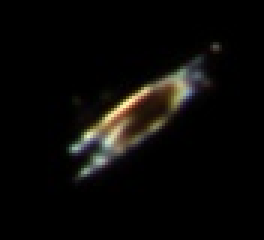
#> input picture data/zooplankton_0p5x/aphanizomenon/training_data/SPC-EAWAG-0P5X-1589551247876602-10296655081978-000379-007-2832-1792-88-80.jpeg, 88 x 80 px, found by its file name (shown 3 times larger); its folder holds 3 pictures in this run
$ python data_loader.py
#> lines starting #> are read from the running program, lines starting #| are printed output that depends on the picture
r"""
                                ★■╬▂▂▂▂▂◓□
                              ☆◕◓◊◊▇▅◕⬤▽■●⬤
                                   ▽■◑▅▆◑★■╬◒.
                                       ⬤▂▄◔▽▽▅◒◕★
                                         ⬤▄▄○◈◔◓◊○⬤▼
                                          .▲◈█▆▅▇██▇▂■
                                             ☆☆■◑█▇███○
                                         ★★★★.  □█▲○██▄
                                        ◒▇╬◑●◊■□▂▲★███◐
                                        ■○╬╬■▇▄□▂ ☆◊██△
                                          ★▆█▅█○▂ ▼◈█▇◑
                                           ▲█★██▂  ☆██▆
                                           ▼█◐◐█▂  ▲██▆
                                           ★█□☆▼▽  ▲██▄
                                           ★█◓     ▲██▄
                                           ▲█◒     ▽◈█▆◕★
                                          ◓▄○.      ▽▅██▲
                                         ☆◒▅   ▽□□□■.□▇█▇△.
                                         ◊○⬤   ⬤▅▄▄◊  □███▂△
                                         ◊◊▄           ◑███▄△
                                        ◓▇◒△           △▇███◒
                                        ◐█◒            ▽△◒██▂
                                        ◕█◒    ☆○◈◈◈     ◒██▂
                                        ◕█◒    ▲████★    ◒██▂
                                       △●○▼    ▲████★  . ◒██▅△
                                     ★□▂▅◕     ▲████★  . ◒███▆△▽
                                    ◓◈◊◕◑     ☆▲████▅◈   ◓█████▂◑★
                                   ◕◊▼  ◒      ▲█████▂   ◓▆██████◐☆
                                  ●▆▽△▄▇●      ▲████▇╬   □◊███████▂
                                  ▽█.◑██●     .▼███◈◑◒   △⬤███████⬤
                                   ▆☆◑██●      .▽▽▽       ■███▄███▼
                                   ◔●◐▲▄●          .      ■██▇▼╬▄◐★
                                      ▆█●                 ▲╬██▂☆.
                                      ▆█●              .  ▼▇██▄
                                  .☆□●▇●◕                 ▽▆██▇◊■☆.
                                 ▽◑○⬤▼╬○△                 .□████▆█◑▲.
                                ⬤◈★▽◔▅█╬▼                   ████▇███◐☆
                              .⬤●▽△○█▇██○▲                 ■████▂████◒▽
                              □▆.▼▂▅⬤╬██◕    ☆☆★★★★★☆★★.  .▂████◒◓████●
                             □◐▽☆◈○▲▂██◑●◓▼▲◓██████████╬◒◊███████◈□███▇◔
                             ⬤●□█◊▼☆◐▆█◐◓██████████████████████▆●△☆◔███◒
                             ⬤▆▄█⬤   ☆▂████◕◓◈◈◈◈◈◓■◈◈◈◈◒○███▆⬤▽    ▅██◒
                             ▽◒◊◒★    .◔▅█▇▲             ◓█▇●▲      ⬤╬◐▼
                                        ☆▲★               ▼▼
                                                    /
                                ___       ___  ___ (___       _ _
                                |   )|   )|   )|   )|    |   )| | )
                                |__/||__/ |__/||  / |__  |__/ |  /
                                    |

                                    /           /    /
                                ___ (  ___  ___ (    (___  ___  ___
                                |   )| |   )|   )|___)|    |   )|   )
                                |__/ | |__/||  / | \  |__  |__/ |  /
                                |

                                                /    /
                                _ _  ___  ___ (___    ___  ___
                                | | )|   )|    |   )| |   )|___)
                                |  / |__/||__  |  / | |  / |__


                                /                     /
                                (  ___  ___  ___  ___    ___  ___
                                | |___)|   )|   )|   )| |   )|   )
                                | |__  |__/||    |  / | |  / |__/
                                                            __/

                                            by Julian Henry
r"""

import os
import numpy as np
from PIL import Image
from sklearn.model_selection import train_test_split, StratifiedKFold
from sklearn.decomposition import PCA
from sklearn.preprocessing import MinMaxScaler


def _sorted_image_files(directory):
    """Return sorted list of image filenames in *directory*.

    Sorting guarantees deterministic ordering across operating systems
    and filesystems, which is critical for reproducible train/test splits.
    """
    if not os.path.exists(directory):
        return []
    return sorted(
        f for f in os.listdir(directory)
        if f.lower().endswith(('.jpeg', '.jpg', '.png'))
    )


# [30 lines left out: function load_plankton_data, not called in this run]


def load_plankton_binary(class_a, class_b, img_size=(128, 128), data_dir=None,
                         random_state=42, max_per_class=None):
    """Load two plankton classes for binary classification.

    Parameters
    ----------
    class_a, class_b : str
        Names of the two plankton classes.
    img_size : tuple
        Target (height, width) for resizing.
    data_dir : str or None
        Root data directory.  Defaults to DATA_DIR env var.
    random_state : int
        Seed for the train/test split.
    max_per_class : int or None
        If set, cap the number of images loaded per class.  When used
        together with ``load_plankton_binary_kfold``, this ensures all
        models (CNN, Fair Classical, QNN) train on the same data budget.

    Returns
    -------
    X_train, X_test, y_train, y_test : ndarray
    """
    if data_dir is None:
        data_dir = os.environ.get('DATA_DIR', 'data/zooplankton_0p5x')

    def get_images(class_name):
        path = os.path.join(data_dir, class_name, 'training_data')
        images = []
        for img_name in _sorted_image_files(path):
            img_path = os.path.join(path, img_name)
            try:
                img = Image.open(img_path).convert('L')
                img = img.resize(img_size)
                images.append(np.array(img))
            except Exception as e:
                print(f"Error loading {img_path}: {e}")
            if max_per_class is not None and len(images) >= max_per_class:
                break
        return np.array(images)

    imgs_a = get_images(class_a)
    imgs_b = get_images(class_b)

    if len(imgs_a) == 0 or len(imgs_b) == 0:
        raise ValueError(f"One of the classes {class_a} or {class_b} has no images.")

    print(f"  Loaded {class_a}: {len(imgs_a)} images, {class_b}: {len(imgs_b)} images")

    X = np.concatenate([imgs_a, imgs_b], axis=0).astype('float32') / 255.0
    y = np.concatenate([np.ones(len(imgs_a)), np.zeros(len(imgs_b))], axis=0)

    return train_test_split(X, y, test_size=0.2, random_state=random_state, stratify=y)


# [56 lines left out: functions load_plankton_binary_all, get_top_k_categories, not called in this run]


def get_kfold_splitter(n_folds=5, random_state=42):
    """Return a StratifiedKFold splitter instance."""
    return StratifiedKFold(n_splits=n_folds, shuffle=True, random_state=random_state)


# [17 lines left out: function apply_pca_reduction, not called in this run]


if __name__ == "__main__":
    # Quick verification
    X_train, X_test, y_train, y_test = load_plankton_binary(
        'dinobryon', 'nauplius', img_size=(4, 4))
#> in get_images, `img = Image.open(img_path).convert('L')`:
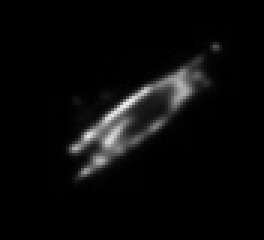
#> img: PIL image 88x80 L (shown 3 times larger); min 0, max 238, mean 9.8
#> pass 2 of the loop in get_images, `for img_name in _sorted_image_files(path):`:
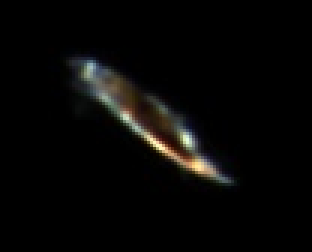
#> input picture data/zooplankton_0p5x/aphanizomenon/training_data/SPC-EAWAG-0P5X-1589850281634170-10595684268179-002719-034-2178-702-104-84.jpeg, 104 x 84 px, found by its file name (shown 3 times larger)
#> in get_images, `img = Image.open(img_path).convert('L')`:
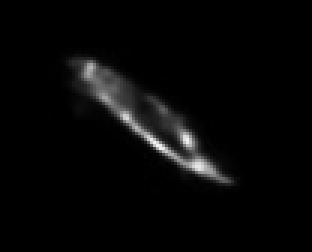
#> img: PIL image 104x84 L (shown 3 times larger); min 0, max 244, mean 7.2
#> pass 3 of the loop in get_images, `for img_name in _sorted_image_files(path):`:
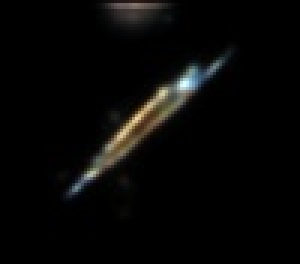
#> input picture data/zooplankton_0p5x/aphanizomenon/training_data/SPC-EAWAG-0P5X-1590725241276156-11470630715395-004309-008-1492-1850-100-88.jpeg, 100 x 88 px, found by its file name (shown 3 times larger)
#> in get_images, `img = Image.open(img_path).convert('L')`:
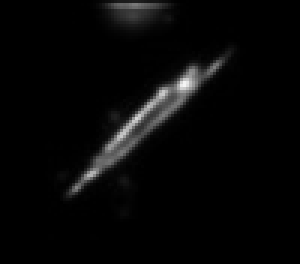
#> img: PIL image 100x88 L (shown 3 times larger); min 0, max 245, mean 7.2
#> pass 2 of the loop in get_images, `for img_name in _sorted_image_files(path):`:
#> pass 3 of the loop in get_images, `for img_name in _sorted_image_files(path):`:
#|   Loaded dinobryon: 3 images, nauplius: 3 images
#> in load_plankton_binary, `y = np.concatenate([np.ones(len(imgs_a)), np.zeros(len(imgs_b))], axis..`: y = [1, 1, 1, 0, 0, 0]
#> y_train = [0, 1, 0, 1]; y_test = [1, 0]
    print(f"Train size: {len(X_train)}, Test size: {len(X_test)}")
#| Train size: 4, Test size: 2
    print(f"Shape: {X_train.shape}")
#| Shape: (4, 4, 4)
    print(f"Value range: [{X_train.min():.4f}, {X_train.max():.4f}]")
#| Value range: [0.0000, 0.2275]
    print(f"Train class balance: {np.mean(y_train):.3f}")
#| Train class balance: 0.500
    print(f"Test  class balance: {np.mean(y_test):.3f}")
#| Test  class balance: 0.500

    # Verify determinism
    X2, _, _, _ = load_plankton_binary('dinobryon', 'nauplius', img_size=(4, 4))
#> pass 2 of the loop in get_images, `for img_name in _sorted_image_files(path):`:
#> pass 3 of the loop in get_images, `for img_name in _sorted_image_files(path):`:
#> pass 2 of the loop in get_images, `for img_name in _sorted_image_files(path):`:
#> pass 3 of the loop in get_images, `for img_name in _sorted_image_files(path):`:
#|   Loaded dinobryon: 3 images, nauplius: 3 images
    assert np.array_equal(X_train, X2), "Data loading is non-deterministic!"
    print("Determinism check: PASSED")
